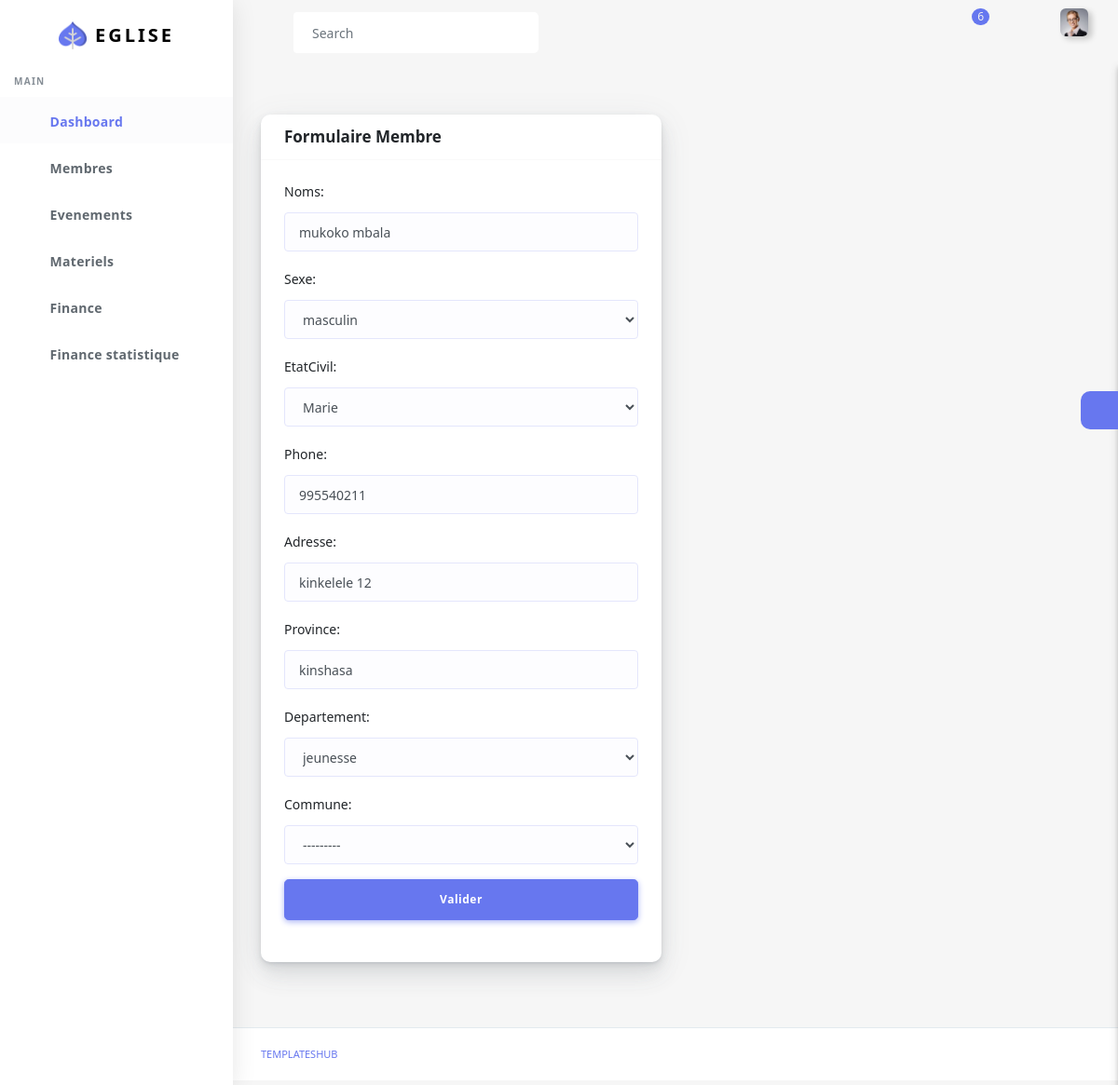
Screenshot of /membreUpdate/1/ (signed in) with the database file from the repository.
### eglise/models.py (models this page shows, shortened)
class Membre(models.Model):
    noms = models.CharField(max_length= 60)
    TYPESEXE = [
        ('Masculin', 'masculin') ,
        ('Feminin', 'feminin')
    ]
    sexe = models.CharField(max_length = 15 , choices = TYPESEXE)
    phone = models.IntegerField()
    adresse = models.CharField(max_length = 80 , null = True )
    province = models.CharField(max_length = 40 , null = True)
    userMembre = models.ForeignKey(User , on_delete = models.CASCADE , null = True)
    departement = models.ForeignKey(Departement, on_delete = models.CASCADE , null = True)
    TYPEETAT = [
                ('marie','Marie') ,
                ('celibateur' , 'Celibateur') ,
                ('veuve' , 'Veuve') ,
                ('divorce' , 'Divorce') ,
                ('veuf' , 'Veuf')
            ]
    etatCivil   = models.CharField(max_length = 30 , choices = TYPEETAT , null = True)
    deces = models.CharField(max_length = 30 , default = 'non', null = True)
    typeM = models.CharField(max_length = 30 , default = 'membre', null = True)
    commune = models.ForeignKey(Commune , on_delete = models.CASCADE , null = True)

### eglise/views.py (the view)
# urls.py: path('membreUpdate/<int:id>/',membreUpdate , name = 'membreUpdate'),
@login_required()
def membreUpdate(request,id):
    mbr = Membre.objects.get(id = id )
    if request.method == 'POST':
        form = MembreUpdate(request.POST , instance = mbr )
    form = MembreUpdate(instance = mbr)
    profil = Profil.objects.filter(user = request.user).first()
    fonction = profil.fonction.nomFonction if profil else None
    return render(request, 'back/membreUpdate.html',{'fonction':fonction ,'form': form})

### eglise/forms.py
class MembreUpdate(forms.ModelForm):
    class Meta:
        model = Membre
        fields = ['noms','sexe','etatCivil','phone','adresse','province','departement' ,'commune']
        widgets = {
            'noms' : forms.TextInput(attrs={'class':'form-control'}) ,
            'sexe' : forms.Select(attrs={'class':'form-control'}) ,
            'etatCivil' : forms.Select(attrs={'class':'form-control'}) ,
            'phone' : forms.NumberInput(attrs={'class':'form-control'}) ,
            'commune' : forms.Select(attrs={'class':'form-control'}) ,
            'adresse' : forms.TextInput(attrs={'class':'form-control'}) ,
            'province' : forms.TextInput(attrs={'class':'form-control'}) ,
            'departement' : forms.Select(attrs={'class':'form-control'}) ,
        }

### eglise/models.py (called while the page is built)
    def __str__(self):
        return self.nomDepartement

    def __str__(self):
        return self.nomCommune

### eglise/templates/back/membreUpdate.html (shortened to what this page needs)
<!DOCTYPE html>
<html lang="en">
  {% load static %}
<head>
  <link rel="stylesheet" href="{% static 'back/assets/css/app.min.css'%}">
  <link rel="stylesheet" href="{% static 'back/assets/bundles/bootstrap-daterangepicker/daterangepicker.css'%}">
  <link rel="stylesheet" href="{% static 'back/assets/bundles/bootstrap-colorpicker/dist/css/bootstrap-colorpicker.min.css'%}">
  <link rel="stylesheet" href="{% static 'back/assets/bundles/select2/dist/css/select2.min.css'%}">
  <link rel="stylesheet" href="{% static 'back/assets/bundles/jquery-selectric/selectric.css'%}">
  <link rel="stylesheet" href="{% static 'back/assets/bundles/bootstrap-timepicker/css/bootstrap-timepicker.min.css'%}">
  <link rel="stylesheet" href="{% static 'back/assets/bundles/bootstrap-tagsinput/dist/bootstrap-tagsinput.css'%}">
  <link rel="stylesheet" href="{% static 'back/assets/css/style.css'%}">
  <link rel="stylesheet" href="{% static 'back/assets/css/components.css'%}">
  <link rel="stylesheet" href="{% static 'back/assets/css/custom.css'%}">
</head>
<body>
  <div id="app">
    <div class="main-wrapper main-wrapper-1">
      <div class="navbar-bg"></div>
      {% include "back/query/nav.html" %}
      {% include "back/query/sidebar.html" %}
      <div class="main-content">
        <section class="section">
          <div class="section-body">
            <div class="row">
              <div class="col-12 col-md-6 col-lg-6">
                <div class="card">
                  <div class="card-header">
                    <h4>Formulaire Membre</h4>
                  </div>
                  <div class="card-body">
                <form method="POST"  class="needs-validation" novalidate="">
                  {{form.as_p}}
                  <div class="form-group">
                    <button type="submit" class="btn btn-primary btn-lg btn-block" tabindex="4">
                      Valider
                    </button>
                  </div>
                </form>
              </div>
                  </div>
                </div>
              </div>
            </div>
          </div>
        <div class="settingSidebar">
          <a href="javascript:void(0)" class="settingPanelToggle"> <i class="fa fa-spin fa-cog"></i>
          </a>
        </div>
      </div>
      <footer class="main-footer">
        <div class="footer-left">
          <a href="templateshub.net">Templateshub</a></a>
        </div>
      </footer>
    </div>
</body>
</html>

### rows the page displays
Membre: noms "mukoko mbala", sexe "masculin", etatCivil "Marie", phone "995540211", adresse "kinkelele 12", province "kinshasa", departement "jeunesse", commune "---------"
